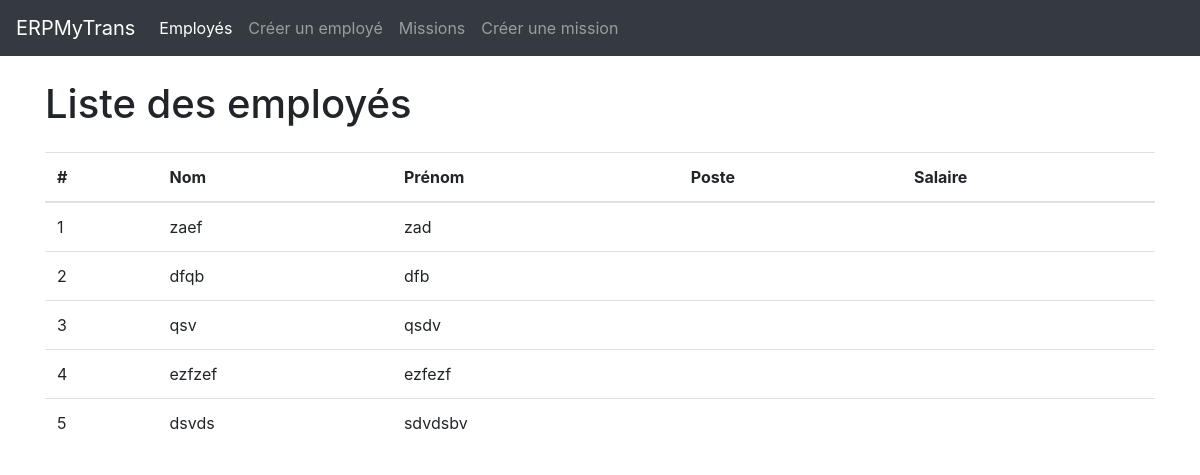
The app's page /my-trans/employee_list/, older data.
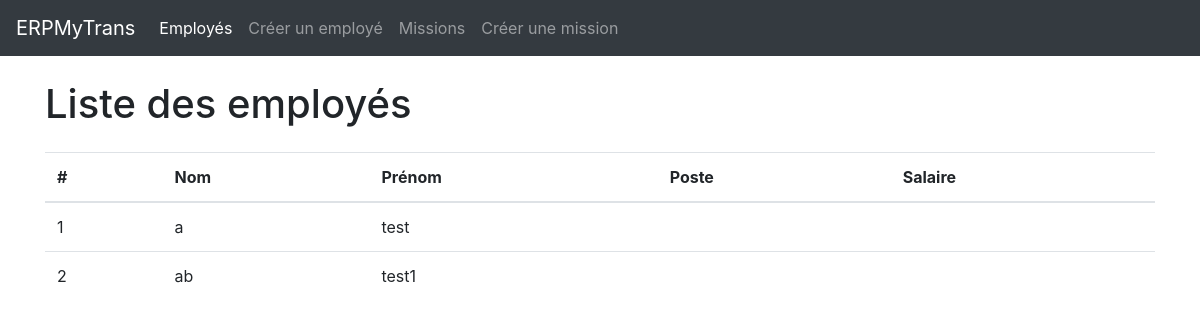
The same page, newer data.
### my_trans/models.py (models this page shows, shortened)
class Employee(models.Model):
    first_name = models.CharField(max_length=200)
    last_name = models.CharField(max_length=200, default=None)

### my_trans/views.py (the view)
# urls.py: path("employee_list/", views.employee_list, name="employee_list"),
def employee_list(request):
    employees = Employee.objects.all()
    context = {
        "employees": employees,
    }
    return render(request, "employee_list.html", context)

### my_trans/templates/employee_list.html (shortened to what this page needs)
{% extends 'base.html' %}
{% block content %}
  <h1 class="mb-4">Liste des employés</h1>
  <table class="table">
    <thead>
      <tr>
        <th>#</th>
        <th>Nom</th>
        <th>Prénom</th>
        <th>Poste</th>
        <th>Salaire</th>
      </tr>
    </thead>
    <tbody>
      {% for employee in employees %}
        <tr>
          <td>{{ employee.id }}</td>
          <td>{{ employee.last_name }}</td>
          <td>{{ employee.first_name }}</td>
          <td>{{ employee.position }}</td>
          <td>{{ employee.salary }}</td>
        </tr>
      {% endfor %}
    </tbody>
  </table>
{% endblock %}

Row changes from the older to the newer data that the page shows:
removed Employee: id "3", last_name "qsv", first_name "qsdv"
removed Employee: id "4", last_name "ezfzef", first_name "ezfezf"
removed Employee: id "5", last_name "dsvds", first_name "sdvdsbv"
changed Employee id 1: last_name "zaef" → "a"; first_name "zad" → "test"
changed Employee id 2: last_name "dfqb" → "ab"; first_name "dfb" → "test1"
